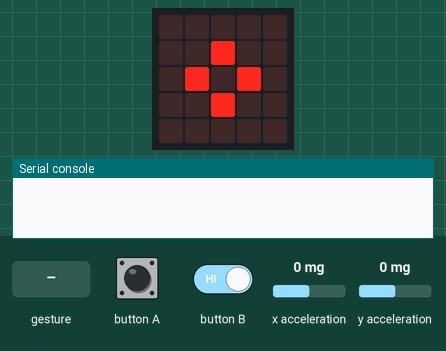
A program run on a simulated BBC micro:bit running MicroPython. Parts: the board's 5×5 LED display, the last lines printed to the serial console. The test bench sets the inputs (shaded band); at power-on: x acceleration 0 mg, y acceleration 0 mg. No radio messages arrive unless stated (any console line starting 'radio sent:' is added by the test bench); a tilt is held for 1.5 s and a shake lasts 1 s, then the board lies face up again.

Above: at 1.2 s.
1.3 s: gesture 'shake'
At 1.66 s:
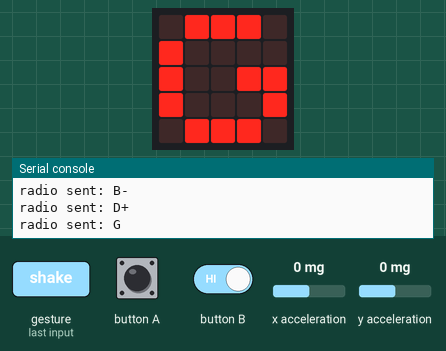
3.3 s: button A pressed for 0.15 s
4.9 s: button A driven LOW and button B driven LOW
Timing chart, 0 to 7.9 s (numbered marks = the images above; inputs shaded):
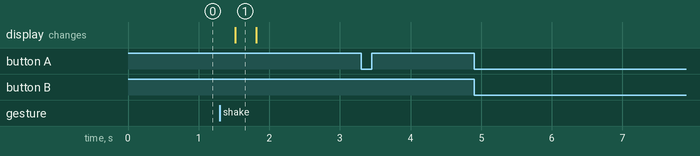

Measured:
- after the input at 1.3 s, the display: changes after 0.22 s (image 1)

The program:

C_comandament_complet_minim.py
```python
# Solucionari Repte SA5-C · Comandament complet amb gravacio (MINIM)
# Les 4 articulacions: inclinacio -> B+/B-/D+/D-, mantenir A/B -> E+/E-,
# A+B -> P (un cop per premuda), sacsejar -> G (grava un punt, SA6).
# Es el comandament de referencia del brac (T2_brac_microbit_comandament.py).

from microbit import *
import radio

GRUP = 10
LLINDAR = 300

radio.on()
radio.config(group=GRUP)

pinca_enviada = False

while True:
    x = accelerometer.get_x()
    y = accelerometer.get_y()
    if x > LLINDAR:
        radio.send("B+")
    elif x < -LLINDAR:
        radio.send("B-")
    if y > LLINDAR:
        radio.send("D+")
    elif y < -LLINDAR:
        radio.send("D-")

    a = button_a.is_pressed()
    b = button_b.is_pressed()
    if a and b:
        if not pinca_enviada:
            radio.send("P")
            pinca_enviada = True
    else:
        pinca_enviada = False
        if accelerometer.was_gesture("shake"):
            radio.send("G")
            display.show("G")
            sleep(300)
        elif a:
            radio.send("E+")
        elif b:
            radio.send("E-")
    display.show(Image.DIAMOND_SMALL)
    sleep(100)
```
